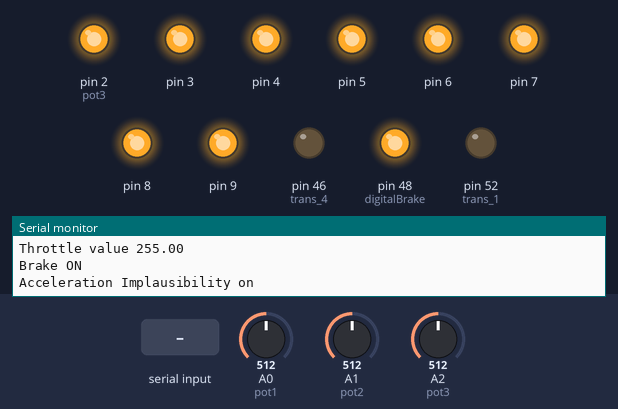
Bench run of a sketch on a simulated Arduino Mega 2560, built with avr-gcc and run on an emulated ATmega2560. Shown: output pins drawn as LEDs (lit = HIGH), the last lines printed to the serial monitor. The test bench sets the inputs (shaded band); at power-on: A2 (pot3) = 512, A0 (pot1) = 512, A1 (pot2) = 512.

Above: at 1.2 s.
1.3 s: A2 (pot3) set to 344
2.8 s: A2 (pot3) set to 323
At 3.4 s:
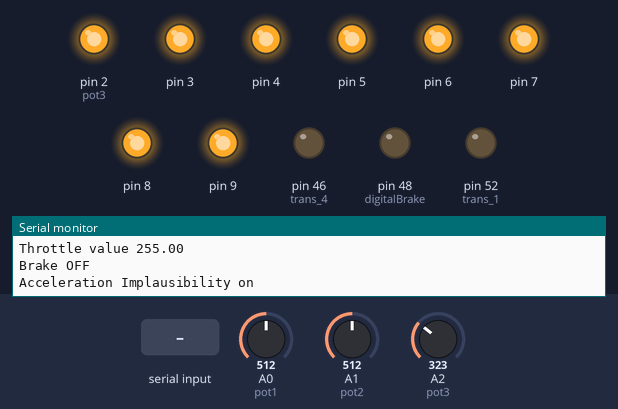
4.3 s: "5\n" received over Serial
At 5.1 s:
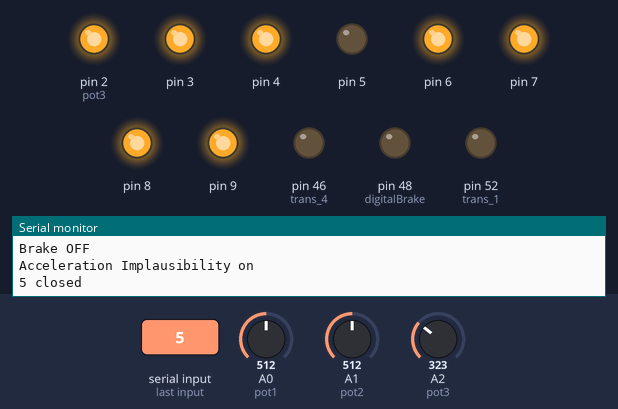
8.5 s: A2 (pot3) set to 511
At 9.0 s:
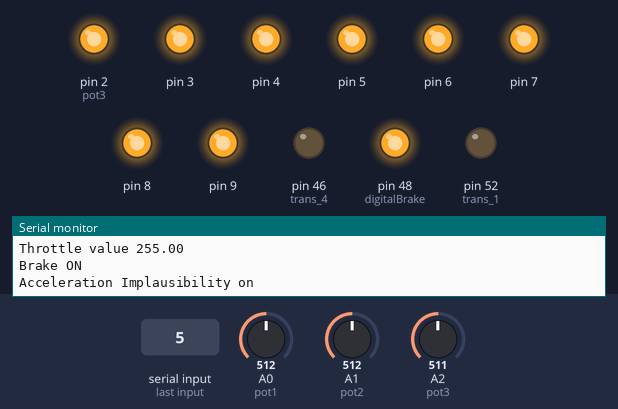
10.1 s: "5\n" received over Serial
At 10.9 s:
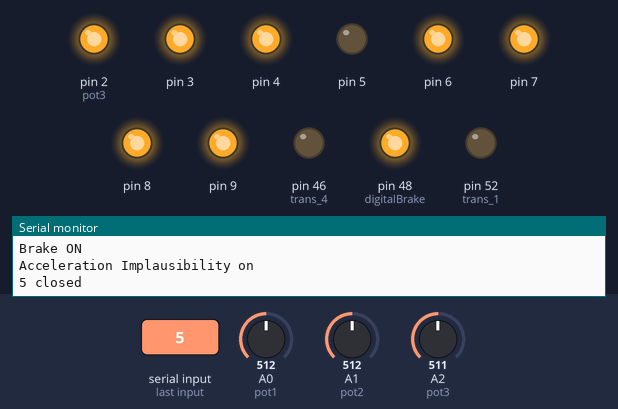
Timing chart, 0 to 13.1 s (numbered marks = the images above; inputs shaded):
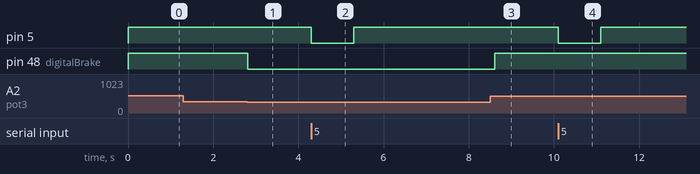

The sketch:

testSingleRelay.ino
```cpp
int pot1 = 0;//Pot1 and Pot2 used for acceleration
int pot2 = 1;
int pot3 = 2;//Pot3 used for brake
int pot1High = 376;//Pedal pressed
int pot1Low = 147;//Pedal resting//todo right now the low vals are when a little pressure is applied
int pot2High = 462;
int pot2Low = 226;
int pot3High = 468;//Pot3 used for brake
int pot3Low = 336;
float pot1ValAdjusted;
float pot2ValAdjusted;
float pot3ValAdjusted;
float potAccAdjDiff;//Holds the difference between two accelerator readings
float pot1Range = pot1High - pot1Low;//Ranges that each pot will move (used for percentage calcs)
float pot2Range = pot2High - pot2Low;
float pot3Range = pot3High - pot3Low;
float torqueVal;//0-1000 mapped value for torque
float torqueValAdjusted;//0-255 adjusted exponentially
boolean brakePlausActive = false;//Set to true if brakes actuated && torque encoder > 25%
unsigned long runLoop;
int digitalBrake = 48;

String inputCmdStream1 = "";
boolean stringComplete1 = false;
String inputCmd1;


void setup() {
  // put your setup code here, to run once:
  Serial.begin(115200);
  Serial1.begin(115200);
  Serial2.begin(115200);
  Serial3.begin(115200);

  inputCmdStream1.reserve(50);

  pinMode(2, OUTPUT);
  digitalWrite(2, HIGH);
  pinMode(3, OUTPUT);
  digitalWrite(3, HIGH);
  pinMode(4, OUTPUT);
  digitalWrite(4, HIGH);
  pinMode(5, OUTPUT);
  digitalWrite(5, HIGH);
  pinMode(6, OUTPUT);
  digitalWrite(6, HIGH);
  pinMode(7, OUTPUT);
  digitalWrite(7, HIGH);
  pinMode(8, OUTPUT);
  digitalWrite(8, HIGH);
  pinMode(9, OUTPUT);
  digitalWrite(9, HIGH);
  pinMode(46, OUTPUT);//trans 4
  pinMode(48, OUTPUT);//trans 3
  digitalWrite(48, LOW);
  pinMode(52, OUTPUT);//trans 1
  runLoop = 0;
}

void loop() {
  // put your main code here, to run repeatedly:
  if(Serial.available()){
    int i = Serial.parseInt();
    if (i == 0) {
      digitalWrite(2, HIGH);
      digitalWrite(3, HIGH);
      digitalWrite(4, HIGH);
      digitalWrite(5, HIGH);
      digitalWrite(6, HIGH);
      digitalWrite(7, HIGH);
      digitalWrite(8, HIGH);
      digitalWrite(9, HIGH);
      Serial.println("Relays reset");
    }
    else {
      digitalWrite(i, LOW);
      Serial.print(i);
      Serial.println(" closed");
    }
    Serial1.println("ar2:throttle:1");
    Serial2.println("ar2:throttle:2");
    Serial3.println("ar2:throttle:3");
  }
  if (runLoop < millis()) {
    runLoop += 200;

    if (stringComplete1) {
      Serial.println(inputCmdStream1);
      inputCmdStream1 = "";
    }


    /******************************
    Throttle reading code
    ******************************/
    //Read analog values all at once
    pot1ValAdjusted = analogRead(pot1) + analogRead(pot1) + analogRead(pot1);
    pot2ValAdjusted = analogRead(pot2) + analogRead(pot2) + analogRead(pot2);
    pot3ValAdjusted = analogRead(pot3) + analogRead(pot3) + analogRead(pot3);
    pot1ValAdjusted /= 3;
    pot2ValAdjusted /= 3;
    pot3ValAdjusted /= 3;
    Serial.print("Raw throttle readings: ");
    Serial.print(pot1ValAdjusted);
    Serial.print(" ");
    Serial.print(pot2ValAdjusted);
    Serial.print(" ");
    Serial.println(pot3ValAdjusted);

    if (pot1ValAdjusted > 1000 || pot1ValAdjusted < 10 || pot2ValAdjusted > 1000 || pot2ValAdjusted < 10) {
        Serial.println("Throttle encoder short detected");
    }

    //Now calculate remapped values
    pot1ValAdjusted = pot1ValAdjusted - pot1Low;
    pot1ValAdjusted = pot1ValAdjusted * 1000;
    pot1ValAdjusted = pot1ValAdjusted / pot1Range;//new mapped value from 0-1000

    pot2ValAdjusted = pot2ValAdjusted - pot2Low;
    pot2ValAdjusted = pot2ValAdjusted * 1000;
    pot2ValAdjusted = pot2ValAdjusted / pot2Range;

    pot3ValAdjusted = pot3ValAdjusted - pot3Low;
    pot3ValAdjusted = pot3ValAdjusted * 1000;
    pot3ValAdjusted = pot3ValAdjusted / pot3Range;

    potAccAdjDiff = abs(pot1ValAdjusted-pot2ValAdjusted);//Get difference between torque sensors
    if (pot2ValAdjusted > pot1ValAdjusted) {//Torque is lowest of two torque sensors
        torqueVal = pot1ValAdjusted;
    } else {
        torqueVal = pot2ValAdjusted;
    }
    if (torqueVal < 0) {
        torqueValAdjusted = 0;
    } else {
        torqueValAdjusted = 255 * pow((torqueVal/1000), 2);
    }
    if (torqueValAdjusted > 255) {
        torqueValAdjusted = 255;
    }
    Serial.print("Throttle value ");
    Serial.println(torqueValAdjusted);//Prints torque value to computer

    if (pot3ValAdjusted > 0) { //Brake light
        digitalWrite(digitalBrake, HIGH);
        Serial.println("Brake ON");
    } else if (pot3ValAdjusted <= 0) {
        digitalWrite(digitalBrake, LOW);
        Serial.println("Brake OFF");
    }

    if (potAccAdjDiff > 200) {//Acceleration error check (Die if 20%+ difference between readings)
        //todo does this need to shut down car or just send 0 torque val?
        //todo put error on screen
        Serial.println("Acceleration Implausibility on");
    } else {
        //todo remove error from screen
        Serial.println("Acceleration Implausibility off");
        if (pot3ValAdjusted > 0 && torqueVal >= 250) {//If brake pressed and torque pressed over 25%
            brakePlausActive = true;
            //todo put error on screen

            Serial.println("Brake plausibility on");
        } else if (brakePlausActive && torqueVal < 50) {//Motor deactivated but torque less than 5% (required before disabling brake plausibility)
            brakePlausActive = false;
            //todo remove error from screen
            Serial.println("Brake plausibility off");
        }
        if (brakePlausActive) {//If brake plausibility is active
            //todo put 0 throttle on screen
        } else {//If brake plausibility is not active
            //todo put throttle on screen
            Serial1.print("ar2:throttle:");
            Serial1.print(torqueVal);
            Serial2.print("ar2:throttle:");
            Serial2.print(torqueVal);
            Serial3.print("ar2:throttle:");
            Serial3.print(torqueVal);
        }
    }
    /******************************
    End throttle reading code
    ******************************/
  }
}

void SerialEvent2() {
    while (Serial2.available()) {
        char newChar = (char)Serial2.read();
        if (newChar == '\n') {
            stringComplete1 = true;
        } else {
            inputCmdStream1 += newChar;
        }
    }
}
```

Measured:
- the behaviour switches between 337 and 336 on A2 (pot3) (found by bisection; images 0 and 1)
- after the input at 2.8 s, pin 48 (digitalBrake): HIGH → LOW at once
- after the input at 4.3 s, pin 5: HIGH → LOW at once, → HIGH 1.0 s later
- after the input at 8.5 s, pin 48 (digitalBrake): LOW → HIGH after 0.11 s
- after the input at 10.1 s, pin 5: HIGH → LOW at once, → HIGH 1.0 s later
